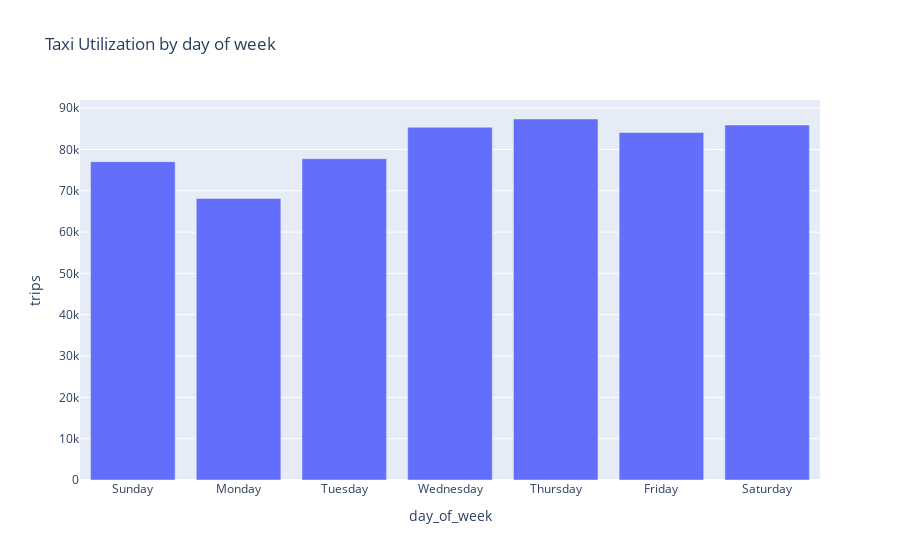

Notebook source saved alongside this figure:
### Code cell
# fig, ax = plt.subplots(figsize=(12,5))
# sns.barplot(
#     x= 'day_of_week',
#     y= 'trips',
#     data = data
# )

fig = px.bar(data, x="day_of_week", y="trips", title="Taxi Utilization by day of week")
fig.show()

### Figure 1 — Plotly figure (JSON) as saved in the notebook; plotly's stock layout.template omitted (floating-point values rounded to 4 significant figures)
{"data": [{"alignmentgroup": "True", "hovertemplate": "day_of_week=%{x}<br>trips=%{y}<extra></extra>", "legendgroup": "", "marker": {"color": "#636efa", "pattern": {"shape": ""}}, "name": "", "offsetgroup": "", "orientation": "v", "showlegend": false, "textposition": "auto", "type": "bar", "x": ["Sunday", "Monday", "Tuesday", "Wednesday", "Thursday", "Friday", "Saturday"], "xaxis": "x", "y": [77050.0, 68140.0, 77760.0, 85370.0, 87374, 84097, 85922], "yaxis": "y"}], "layout": {"barmode": "relative", "legend": {"tracegroupgap": 0}, "title": {"text": "Taxi Utilization by day of week"}, "xaxis": {"anchor": "y", "domain": [0, 1], "title": {"text": "day_of_week"}}, "yaxis": {"anchor": "x", "domain": [0, 1], "title": {"text": "trips"}}}}
